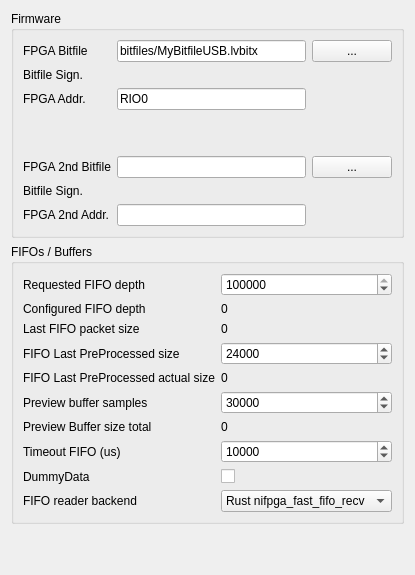
              <widget class="QWidget" name="tab_2">
               <attribute name="title">
                <string>FPGA</string>
               </attribute>
               <layout class="QGridLayout" name="gridLayout_36">
                <item row="0" column="0">
                 <widget class="QGroupBox" name="groupBox_22">
                  <property name="title">
                   <string>Firmware</string>
                  </property>
                  <layout class="QGridLayout" name="gridLayout_99">
                   <item row="0" column="0">
                    <layout class="QGridLayout" name="gridLayout_24">
                     <item row="12" column="0">
                      <widget class="QLabel" name="label_92">
                       <property name="text">
                        <string>FPGA 2nd Addr.</string>
                       </property>
                      </widget>
                     </item>
                     <item row="10" column="2">
                      <widget class="QPushButton" name="pushButton_FPGA2_file_selection">
                       <property name="sizePolicy">
                        <sizepolicy hsizetype="Minimum" vsizetype="Fixed">
                         <horstretch>0</horstretch>
                         <verstretch>0</verstretch>
                        </sizepolicy>
                       </property>
                       <property name="text">
                        <string>...</string>
                       </property>
                      </widget>
                     </item>
                     <item row="10" column="1">
                      <widget class="QLineEdit" name="lineEdit_fpga2bitfile">
                       <property name="text">
                        <string/>
                       </property>
                      </widget>
                     </item>
                     <item row="7" column="0">
                      <widget class="QLabel" name="label_66">
                       <property name="text">
                        <string>FPGA Addr.</string>
                       </property>
                      </widget>
                     </item>
                     <item row="10" column="0">
                      <widget class="QLabel" name="label_91">
                       <property name="text">
                        <string>FPGA 2nd Bitfile</string>
                       </property>
                      </widget>
                     </item>
                     <item row="7" column="1">
                      <widget class="QLineEdit" name="lineEdit_ni_addr">
                       <property name="text">
                        <string>RIO0</string>
                       </property>
                      </widget>
                     </item>
                     <item row="6" column="0">
                      <widget class="QLabel" name="label_122">
                       <property name="text">
                        <string>Bitfile Sign.</string>
                       </property>
                      </widget>
                     </item>
                     <item row="5" column="2">
                      <widget class="QPushButton" name="pushButton_FPGA_file_selection">
                       <property name="sizePolicy">
                        <sizepolicy hsizetype="Minimum" vsizetype="Fixed">
                         <horstretch>0</horstretch>
                         <verstretch>0</verstretch>
                        </sizepolicy>
                       </property>
                       <property name="text">
                        <string>...</string>
                       </property>
                      </widget>
                     </item>
                     <item row="5" column="1">
                      <widget class="QLineEdit" name="lineEdit_fpgabitfile">
                       <property name="text">
                        <string>bitfiles/MyBitfileUSB.lvbitx</string>
                       </property>
                      </widget>
                     </item>
                     <item row="5" column="0">
                      <widget class="QLabel" name="label_65">
                       <property name="text">
                        <string>FPGA Bitfile</string>
                       </property>
                      </widget>
                     </item>
                     <item row="12" column="1">
                      <widget class="QLineEdit" name="lineEdit_ni2addr">
                       <property name="text">
                        <string/>
                       </property>
                      </widget>
                     </item>
                     <item row="9" column="0">
                      <widget class="QLabel" name="label_98">
                       <property name="text">
                        <string/>
                       </property>
                      </widget>
                     </item>
                     <item row="11" column="0">
                      <widget class="QLabel" name="label_123">
                       <property name="text">
                        <string>Bitfile Sign.</string>
                       </property>
                      </widget>
                     </item>
                     <item row="6" column="1">
                      <widget class="QLabel" name="label_bitfile_signature">
                       <property name="text">
                        <string/>
                       </property>
                      </widget>
                     </item>
                     <item row="11" column="1">
                      <widget class="QLabel" name="label_bitfile_signature_2">
                       <property name="text">
                        <string/>
                       </property>
                      </widget>
                     </item>
                     <item row="8" column="1">
                      <spacer name="horizontalSpacer_24">
                       <property name="orientation">
                        <enum>Qt::Orientation::Horizontal</enum>
                       </property>
                       <property name="sizeHint" stdset="0">
                        <size>
                         <width>40</width>
                         <height>20</height>
                        </size>
                       </property>
                      </spacer>
                     </item>
                    </layout>
                   </item>
                  </layout>
                 </widget>
                </item>
                <item row="2" column="0">
                 <spacer name="verticalSpacer_22">
                  <property name="orientation">
                   <enum>Qt::Orientation::Vertical</enum>
                  </property>
                  <property name="sizeHint" stdset="0">
                   <size>
                    <width>20</width>
                    <height>40</height>
                   </size>
                  </property>
                 </spacer>
                </item>
                <item row="1" column="0">
                 <widget class="QGroupBox" name="groupBox_23">
                  <property name="title">
                   <string>FIFOs / Buffers</string>
                  </property>
                  <layout class="QGridLayout" name="gridLayout_104">
                   <item row="0" column="0">
                    <layout class="QGridLayout" name="gridLayout_103">
                     <item row="6" column="0">
                      <widget class="QLabel" name="label_79">
                       <property name="text">
                        <string>Preview Buffer size total</string>
                       </property>
                      </widget>
                     </item>
                     <item row="3" column="1">
                      <widget class="QSpinBox" name="spinBox_fifo_prebuffer_length">
                       <property name="maximum">
                        <number>10000000</number>
                       </property>
                       <property name="value">
                        <number>24000</number>
                       </property>
                      </widget>
                     </item>
                     <item row="5" column="0">
                      <widget class="QLabel" name="label_63">
                       <property name="text">
                        <string>Preview buffer samples</string>
                       </property>
                      </widget>
                     </item>
                     <item row="6" column="1">
                      <widget class="QLabel" name="label_preview_buffer_capacity_samples">
                       <property name="text">
                        <string>0</string>
                       </property>
                      </widget>
                     </item>
                     <item row="0" column="1">
                      <widget class="QSpinBox" name="spinBox_requested_fifo_depth">
                       <property name="maximum">
                        <number>20000000</number>
                       </property>
                       <property name="value">
                        <number>200000</number>
                       </property>
                      </widget>
                     </item>
                     <item row="4" column="1">
                      <widget class="QLabel" name="label_last_preprocessed_size">
                       <property name="text">
                        <string>0</string>
                       </property>
                      </widget>
                     </item>
                     <item row="1" column="0">
                      <widget class="QLabel" name="label_64">
                       <property name="text">
                        <string>Configured FIFO depth</string>
                       </property>
                      </widget>
                     </item>
                     <item row="8" column="0">
                      <widget class="QLabel" name="label_97">
                       <property name="text">
                        <string>DummyData</string>
                       </property>
                      </widget>
                     </item>
                     <item row="2" column="0">
                      <widget class="QLabel" name="label_78">
                       <property name="text">
                        <string>Last FIFO packet size</string>
                       </property>
                      </widget>
                     </item>
                     <item row="5" column="1">
                      <widget class="QSpinBox" name="spinBox_preview_buffer_samples">
                       <property name="maximum">
                        <number>1000000</number>
                       </property>
                       <property name="value">
                        <number>30000</number>
                       </property>
                      </widget>
                     </item>
                     <item row="0" column="0">
                      <widget class="QLabel" name="label_62">
                       <property name="text">
                        <string>Requested FIFO depth</string>
                       </property>
                      </widget>
                     </item>
                     <item row="7" column="0">
                      <widget class="QLabel" name="label_96">
                       <property name="text">
                        <string>Timeout FIFO (us)</string>
                       </property>
                      </widget>
                     </item>
                     <item row="4" column="0">
                      <widget class="QLabel" name="label_89">
                       <property name="text">
                        <string>FIFO Last PreProcessed actual size</string>
                       </property>
                      </widget>
                     </item>
                     <item row="3" column="0">
                      <widget class="QLabel" name="label_90">
                       <property name="text">
                        <string>FIFO Last PreProcessed size</string>
                       </property>
                      </widget>
                     </item>
                     <item row="2" column="1">
                      <widget class="QLabel" name="label_fifo_last_pkt_size">
                       <property name="text">
                        <string>0</string>
                       </property>
                      </widget>
                     </item>
                     <item row="9" column="0">
                      <widget class="QLabel" name="label_95">
                       <property name="text">
                        <string>FIFO reader backend</string>
                       </property>
                      </widget>
                     </item>
                     <item row="7" column="1">
                      <widget class="QSpinBox" name="spinBox_fifo_timeout">
                       <property name="maximum">
                        <number>1000000</number>
                       </property>
                       <property name="value">
                        <number>10000</number>
                       </property>
                      </widget>
                     </item>
                     <item row="8" column="1">
                      <widget class="QCheckBox" name="checkBox_DummyData">
                       <property name="text">
                        <string/>
                       </property>
                      </widget>
                     </item>
                     <item row="9" column="1">
                      <widget class="QComboBox" name="comboBox_fifobackend">
                       <item>
                        <property name="text">
                         <string>Rust nifpga_fast_fifo_recv</string>
                        </property>
                       </item>
                       <item>
                        <property name="text">
                         <string>Python nifpga library</string>
                        </property>
                       </item>
                      </widget>
                     </item>
                     <item row="1" column="1">
                      <widget class="QLabel" name="label_configured_fifo_depth">
                       <property name="text">
                        <string>0</string>
                       </property>
                      </widget>
                     </item>
                    </layout>
                   </item>
                  </layout>
                 </widget>
                </item>
               </layout>
              </widget>
